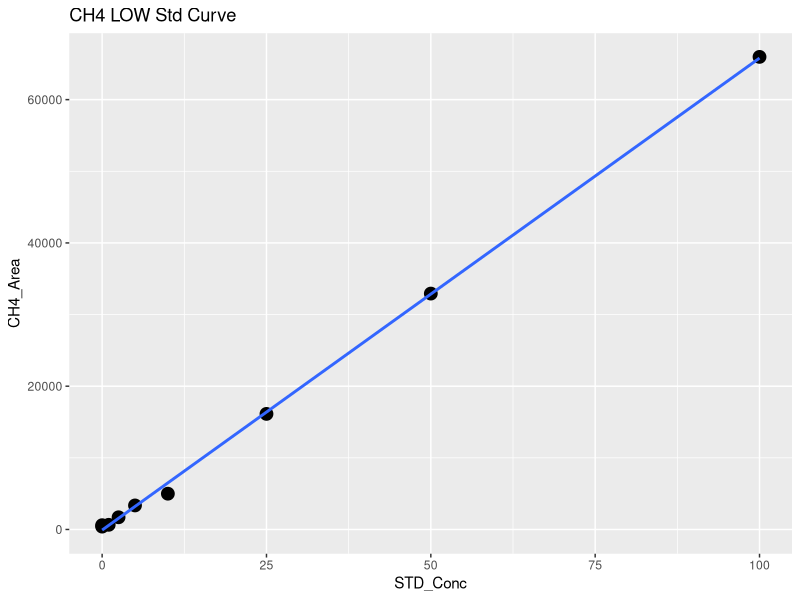
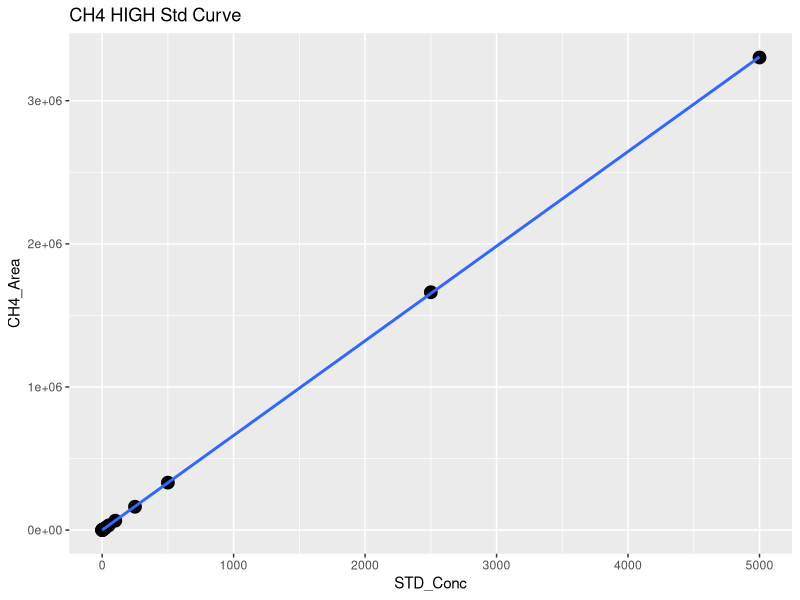
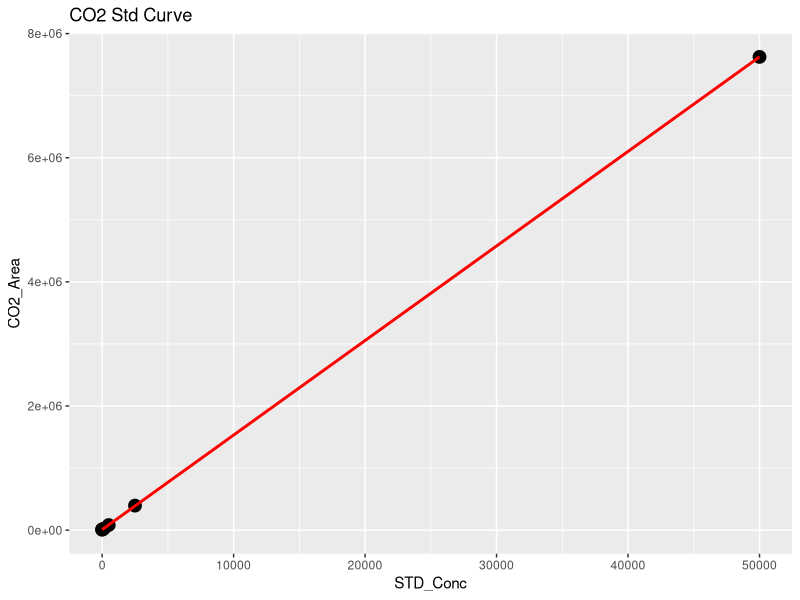
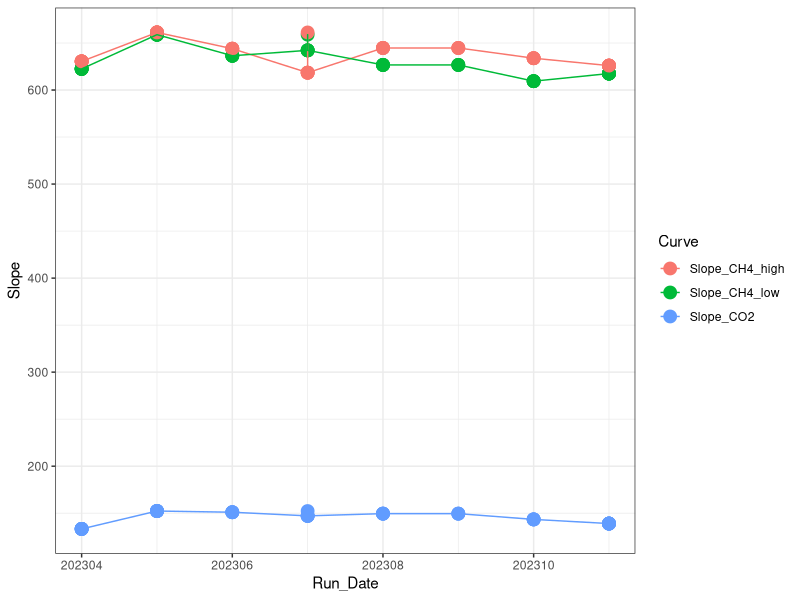

Here is the R script that generated these plots, in order: (Note: this script raises an error after producing the figures.)
## ---- chunk 1
library(dplyr)
library(ggplot2)
library(ggpubr)
library(stringr)
## ---- chunk 2

#Read in June Data 
raw <- read.csv("Raw Data/COMPASS_CBSYN_SGW_202305.csv")
head(raw)

#pull out methane standards
stds_ch4 <-  raw %>%  
  filter(str_detect(Sample_Type, "STD_CH4"))
#head(stds_ch4)

#split into high curve and low curve for CH4
stds_ch4_low <- stds_ch4  %>%  
  filter(!STD_Conc > 100)

#Low curve for CH4
CH4_Low <- ggplot(stds_ch4_low, aes(STD_Conc, CH4_Area)) + geom_point(size=4) + 
  geom_smooth(method = "lm", se = FALSE) + labs(title="CH4 LOW Std Curve")
CH4_Low

CH4_Low_lm <- lm(stds_ch4_low$CH4_Area ~ stds_ch4_low$STD_Conc)
summary(CH4_Low_lm)
cf <- coef(CH4_Low_lm)

#create data frame with 1 rows and 0 columns
Slope_CH4_low <- data.frame(matrix(ncol = 0, nrow = 1))
Slope_CH4_low$Curve <- "Slope_CH4_low"
Slope_CH4_low$R2 <- summary(CH4_Low_lm)$adj.r.squared
Slope_CH4_low$Slope <- cf[2]
Slope_CH4_low$Intercept <- cf[1]
#head(Slope_CH4_low)

#High curve for CH4
CH4_High <- ggplot(stds_ch4, aes(STD_Conc, CH4_Area)) + geom_point(size=4) + 
  geom_smooth(method = "lm", se = FALSE) + labs(title="CH4 HIGH Std Curve")
CH4_High

stds_ch4_lm <- lm(stds_ch4$CH4_Area ~ stds_ch4$STD_Conc)
summary(stds_ch4_lm)
cf <- coef(stds_ch4_lm)

#create data frame with 1 rows and 0 columns
Slope_CH4_high <- data.frame(matrix(ncol = 0, nrow = 1))
Slope_CH4_high$Curve <- "Slope_CH4_high"
Slope_CH4_high$R2 <- summary(stds_ch4_lm)$adj.r.squared
Slope_CH4_high$Slope <- cf[2]
Slope_CH4_high$Intercept <- cf[1]
#head(Slope_CH4_high)

#pull out co2 standards
stds_co2 <-  raw %>%  
  filter(str_detect(Sample_Type, "STD_CO2"))
#head(stds_co2)

#CO2 Curve
CO2_stds <- ggplot(stds_co2, aes(STD_Conc, CO2_Area)) + geom_point(size=4) + 
  geom_smooth(method = "lm", se = FALSE, color="red") + labs(title="CO2 Std Curve")
CO2_stds

stds_co2_lm <- lm(stds_co2$CO2_Area ~ stds_co2$STD_Conc)
summary(stds_co2_lm)
cf <- coef(stds_co2_lm)

#create data frame with 1 rows and 0 columns
Slope_CO2 <- data.frame(matrix(ncol = 0, nrow = 1))
Slope_CO2$Curve <- "Slope_CO2"
Slope_CO2$R2 <- summary(stds_co2_lm)$adj.r.squared
Slope_CO2$Slope <- cf[2]
Slope_CO2$Intercept <- cf[1]
#head(Slope_CO2)

#pull all the slopes together into one dataframe 
Slopes <- rbind(Slope_CH4_low, Slope_CH4_high, Slope_CO2)
#head(Slopes)

#needs changed each time #####
Slopes$Run_Date <- c(202305, 202305, 202305)

log <- read.csv("Raw Data/COMPASS_Varian_QAQC_2023.csv")
head(log)
log <- log[ ,-c(1)]
log <- rbind(log, Slopes)

Slopes_chk <- ggplot(log, aes(Run_Date, Slope, col=Curve)) + geom_point(size=4) + geom_line() + theme_bw()
Slopes_chk

write.csv(log, "Raw Data/COMPASS_Varian_QAQC_2023.csv")
## ---- chunk 3
#head(raw)

#pull out methane standards
Samples <-  raw %>%  
  filter(!str_detect(Sample_Type, "STD_CH4")) %>%  
  filter(!str_detect(Sample_Type, "STD_CO2")) %>%  
  filter(!str_detect(Sample_Type, "Blank")) %>%  
  filter(!str_detect(Sample_Type, "Chk_STD")) %>%  
   filter(!str_detect(Sample_Type, "CHKSTD")) %>%
  filter(!str_detect(Sample_Type, "NA"))
#head(Samples)

#Now flag any areas that are above the 100ppm area for CH4
Samples$CH4_Curve <- ifelse(Samples$CH4_Area >71000, "High", "Low")
#head(Samples)

#Calculate CH4 concentrations in ppm
Samples$CH4_Conc_ppm <- ifelse(Samples$CH4_Area >71000, (Samples$CH4_Area-Slope_CH4_high$Intercept)/Slope_CH4_high$Slope,                                       (Samples$CH4_Area-Slope_CH4_low$Intercept)/Slope_CH4_low$Slope )

#Calculate CO2 concentrations in ppm 
Samples$CO2_Conc_ppm <- ((Samples$CO2_Area-Slope_CO2$Intercept)/Slope_CO2$Slope) 

#head(Samples)

##########make flags for any dilutions needed 
#highest CH4 standard = 10000
#highest CO2 standard = 50000

Samples$CH4_Flag <- ifelse(Samples$CH4_Conc_ppm >10000, "Needs Dilution", "Within Range")
Samples$CO2_Flag <- ifelse(Samples$CO2_Conc_ppm >50000, "Needs Dilution", "Within Range")
#head(Samples)

## ---- chunk 4

chks <-  raw %>%  
  filter(!str_detect(Sample_Type, "STD_CH4")) %>%  
  filter(!str_detect(Sample_Type, "STD_CO2")) %>%  
  filter(!str_detect(Sample_Type, "Blank")) %>%  
  filter(!str_detect(Sample_Type, "Unknown")) %>%  
  filter(!str_detect(Sample_Type, "NA"))
#head(chks)

#Calculate CH4 concentrations in ppm
chks$CH4_Conc_ppm <- ifelse(chks$CH4_Area >71000, 
                      (chks$CH4_Area-Slope_CH4_high$Intercept)/Slope_CH4_high$Slope,                                       (chks$CH4_Area-Slope_CH4_low$Intercept)/Slope_CH4_low$Slope )

#Calculate CO2 concentrations in ppm 
chks$CO2_Conc_ppm <- ((chks$CO2_Area-Slope_CO2$Intercept)/Slope_CO2$Slope)



#change this if check standard concentrations are different 
level_ch4 <- 5      #ppm
level_co2 <- 1000   #ppm

#calculate percent difference of check standards 
chks$Ch4_diff <- ((chks$CH4_Conc_ppm - level_ch4)/((chks$CH4_Conc_ppm + level_ch4)/2)) * 100
chks$CH4_diff_flag <-  ifelse(chks$Ch4_diff <10, 'YES', 'NO, rerun')

chks$CO2_diff <- ((chks$CO2_Conc_ppm - level_co2)/((chks$CO2_Conc_ppm + level_co2)/2)) * 100
chks$CO2_diff_flag <-  ifelse(chks$CO2_diff <10, 'YES', 'NO, rerun')

#now plot the Ch4 concentrations and the CO2 concentrations vs. the expected concentration 
#then also make the color the percent difference between the expected and observed concentration 

ch4_chk <-  ggplot(data = chks, aes(x = Sample_ID, y = CH4_Conc_ppm, fill=CH4_diff_flag)) +
       geom_bar(stat = 'identity') + 
        scale_fill_manual(values=c("darkgreen", "darkgrey"))+
        #scale_fill_gradient2(low='red', mid='white', high='blue', space='Lab') + 
        theme_classic() + labs(x= " ", y="Percent Difference  (%)", title="Check Stds: CH4") + 
        theme(legend.position="bottom") +  geom_hline(yintercept=level_ch4, linetype="dashed", 
                color = "black", size=1)


co2_chk <-  ggplot(data = chks, aes(x = Sample_ID, y = CO2_Conc_ppm, fill=CO2_diff_flag)) +
       geom_bar(stat = 'identity') + 
        scale_fill_manual(values=c("darkgreen", "darkgrey"))+
        #scale_fill_gradient2(low='red', mid='white', high='blue', space='Lab') + 
        theme_classic() + labs(x= " ", y="Percent Difference  (%)", title="Check Stds: CO2") + 
        theme(legend.position="bottom") +  geom_hline(yintercept=level_co2, linetype="dashed", 
                color = "black", size=1)

ggarrange(ch4_chk, co2_chk, nrow=1, ncol=2)


## ---- chunk 5

#multiply the concentration by the dilution factor
Samples$CH4_Conc_ppm_dilcorr <- (Samples$CH4_Conc_ppm * Samples$Dilution_Factor)

Samples$CO2_Conc_ppm_dilcorr <- (Samples$CO2_Conc_ppm * Samples$Dilution_Factor)

#check results
#head(Samples)

#quick first look at the samples 
ch4_samples <-  ggplot(data = Samples, aes(x = Sample_ID, y = CH4_Conc_ppm, fill=CH4_Flag)) +
       geom_bar(stat = 'identity') + 
        scale_fill_manual(values=c("red","darkgreen"))+
        #scale_fill_gradient2(low='red', mid='white', high='blue', space='Lab') + 
        theme_classic() + labs(x= " ", y="CH4 (ppm)", title="CH4: Green = Within Range") + 
        theme(legend.position="none") 


co2_samples <-  ggplot(data = Samples, aes(x = Sample_ID, y = CO2_Conc_ppm, fill=CO2_Flag)) +
       geom_bar(stat = 'identity') + 
        scale_fill_manual(values=c("red", "darkgreen"))+
        #scale_fill_gradient2(low='red', mid='white', high='blue', space='Lab') + 
        theme_classic() + labs(x= " ", y="CO2 (ppm)", title="CO2: Green = Within Range") + 
        theme(legend.position="none") 

ggarrange(ch4_samples, co2_samples, nrow=1, ncol=2)


## ---- chunk 6

# Convert ppm CH4 to total umol CH4 in the sample headspace
# use Ideal Gas Law:  
#   hdsp umol CH4 = ppm CH4*(PV/RT) 
#      P = 1 (pressure in atm)
#      R = 0.082 (gas constant)
#      V = 0.015 (gas syringe volume in L)
#      T = "TempC" column value in Kelvin (equilibration temperature)

#set the volume used for the sample
#volume = 0.02
#TempC <-  25 #I am assuming 25C not sure how we want to handle this

#Calculate CH4 concentrations in ppm
#Samples$CH4_Conc_umol <- ifelse(Samples$G_W == "W",
#                    ((Samples$CH4_Conc_ppm_dilcorr*((1*volume/1000)/(0.08206*(TempC+273.15))))/(volume/1000)),
#                    ((((Samples$CH4_Conc_ppm_dilcorr/1000))/16.04)*1000000  ))
#Samples$CO2_Conc_umol <- ifelse(Samples$G_W == "W",
#                    ((Samples$CO2_Conc_ppm_dilcorr*((1*volume/1000)/(0.08206*(TempC+273.15))))/(volume/1000)),
#                    ((((Samples$CO2_Conc_ppm_dilcorr/1000))/16.04)*1000000  ))

#do an if then statement (if it says water use this and if it says gas then use )
#Samples$hdsp_umol_CH4 <- (Samples$CH4_Conc_ppm_dilcorr*((1*volume/1000)/(0.08206*(TempC+273.15))))/(volume/1000)
#Samples$hdsp_umol_CO2 <- Samples$CO2_Conc_ppm_dilcorr*((1*volume/1000)/(0.08206*(TempC+273.15)))
# Convert headspace CH4 to dissolved umol/L Ch4 in sample
#Samples$pw_umol_CH4 <- Samples$hdsp_umol_CH4/(volume/1000)

#quick first look at the samples 
#ch4_samples1 <-  ggplot(data = Samples, aes(x = Sample_ID, y = CH4_Conc_umol, fill=G_W)) +
#       geom_bar(stat = 'identity') + 
 #       scale_fill_manual(values=c("darkgrey","darkblue"))+
        #scale_fill_gradient2(low='red', mid='white', high='blue', space='Lab') + 
 #       theme_classic() + labs(x= " ", y="CH4 (uM)", title="CH4: Blue = PW Sample") + 
 #       theme(legend.position="none") 


#co2_samples1 <-  ggplot(data = Samples, aes(x = Sample_ID, y = CO2_Conc_umol, fill=G_W)) +
 #      geom_bar(stat = 'identity') + 
#        scale_fill_manual(values=c("darkgrey","darkblue"))+
        #scale_fill_gradient2(low='red', mid='white', high='blue', space='Lab') + 
#        theme_classic() + labs(x= " ", y="CO2 (uM)", title="CO2: Blue = PW Sample") + 
#        theme(legend.position="none") 

#ggarrange(ch4_samples1, co2_samples1, nrow=1, ncol=2)

## ---- chunk 7
#check results
#head(Samples)

#pull out what we need 
Samples1 <- Samples[ ,c(1:3,6:9,17:20)]
#head(Samples1)

IDs <- data.frame(do.call('rbind', strsplit(as.character(Samples1$Sample_ID),'_',fixed=TRUE)))
colnames(IDs) <- c("Site" , "Zone", "Replicate", "Depth")
IDs$Depth1 <- ifelse(IDs$Depth == '10cm', '10', 
                 ifelse(IDs$Depth == '20cm', '20', 
                        ifelse(IDs$Depth == '45cm', '45', '0')))
head(IDs)

#rejoin them to the dataframe
alldat <- cbind(IDs, Samples1)
head(alldat)

write.csv(alldat, "Processed Data/COMPASS_CBSYN_SGW_202305_Processed.csv")
